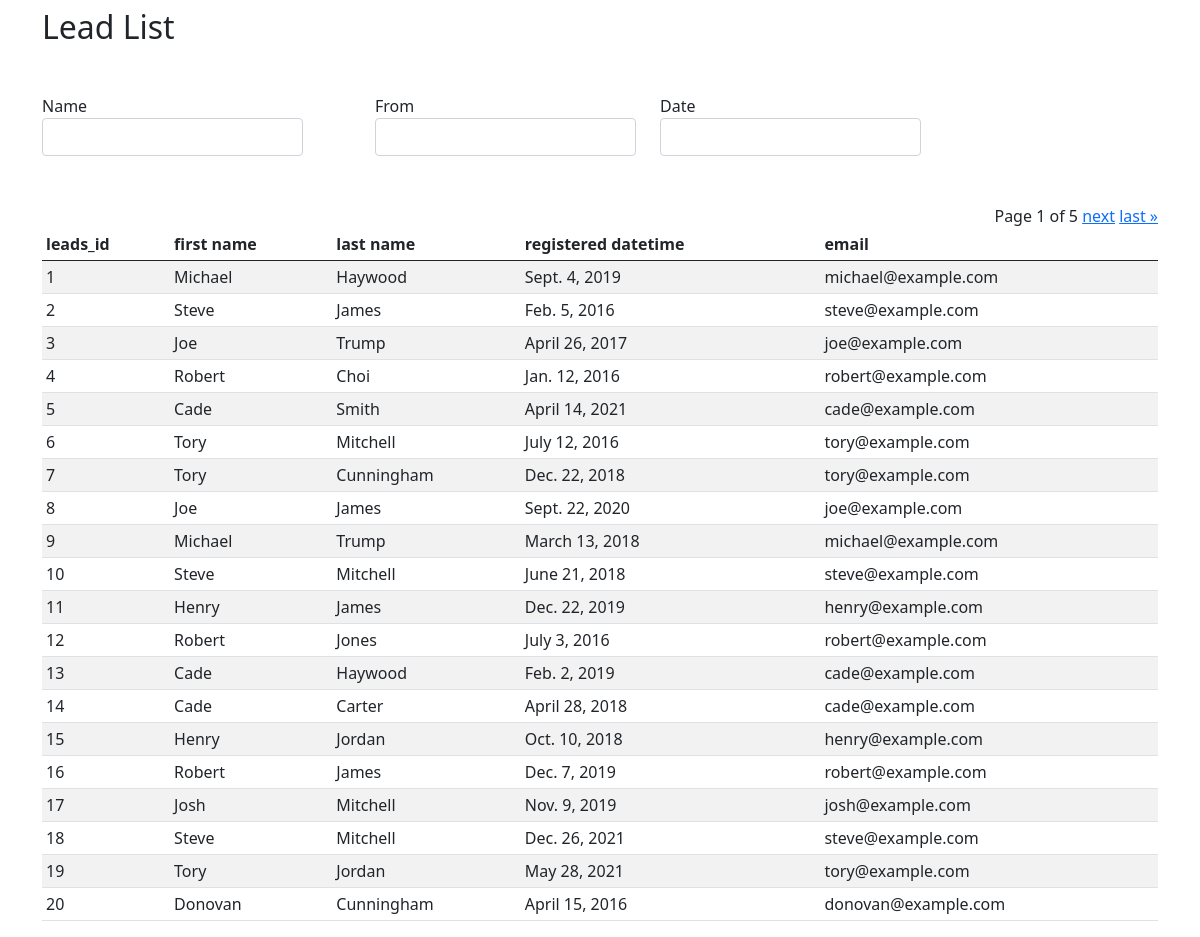
The page / on the database its author committed.
### leads_app/models.py (models this page shows)
class Lead(models.Model):
    first_name = models.CharField(max_length=50)
    last_name = models.CharField(max_length=100)
    email = models.CharField(max_length=255)
    registered_at = models.DateField()
    created_at = models.DateTimeField(auto_now_add=True)
    updated_at = models.DateTimeField(auto_now=True)

### leads_app/views.py (the view)
# urls.py: path('', LeadList.as_view(), name='index'),
class LeadList(ListView):
    template_name = 'index.html'
    paginate_by = 20
    model = Lead

### leads_app/templates/index.html (shortened to what this page needs)
<!DOCTYPE html>
<html lang="en">
<head>
    <link href="https://cdn.jsdelivr.net/npm/bootstrap@5.0.0-beta3/dist/css/bootstrap.min.css" rel="stylesheet">
    <link href = "https://code.jquery.com/ui/1.10.4/themes/ui-lightness/jquery-ui.css" rel="stylesheet">
    {% load static %}
</head>
<body>
    <div class="container pt-2">
        <h2>Lead List</h2>
        <div class="form-row row mt-5">
            <div class="form-group col-md-3">
                <form action="/name" method="POST">
                    <label for="name">Name</label>
                    <input type="text" class="form-control" id="inputName" name="name">
                </form>
            </div>
            <div class="form-group col-md-3 ms-5">
                <form action="/from_date" method="POST">
                    <label for="from_date">From</label>
                    <input type="text" id="datepicker" class="form-control inputFromDate" name="from_date">
                </form>
            </div>
            <div class="form-group col-md-3">
                <form action="/date" method="POST">
                    <label for="date">Date</label>
                    <input type="text" id="datepicker-2" class="form-control inputDate" name="date">
                </form>
            </div>
        </div>
        <div class="d-flex justify-content-end mt-5">
            <div class="pagination">
                <span class="step-links">
                    <span class="current">
                        Page {{ page_obj.number }} of {{ page_obj.paginator.num_pages }}
                    </span>
                    {% if page_obj.has_next %}
                        <a href="?page={{ page_obj.next_page_number }}">next</a>
                        <a href="?page={{ page_obj.paginator.num_pages }}">last &raquo;</a>
                    {% endif %}
                </span>
            </div>
        </div>
        <div class="table-responsive">
            <table class="table table-striped table-sm">
                <thead>
                    <tr>
                        <th>leads_id</th>
                        <th>first name</th>
                        <th>last name</th>
                        <th>registered datetime</th>
                        <th>email</th>
                    </tr>
                </thead>
                <tbody>
                    {% for lead in page_obj %}
                    <tr>
                        <td>{{lead.id}}</td>
                        <td>{{lead.first_name}}</td>
                        <td>{{lead.last_name}}</td>
                        <td>{{lead.registered_at}}</td>
                        <td>{{lead.email}}</td>
                    </tr>
                    {% endfor %}
                </tbody>
            </table>
        </div>
    </div>
</body>
</html>

### rows shown on the page
Lead: id "1", first_name "Michael", last_name "Haywood", registered_at "Sept. 4, 2019", email "michael@example.com"
Lead: id "2", first_name "Steve", last_name "James", registered_at "Feb. 5, 2016", email "steve@example.com"
Lead: id "3", first_name "Joe", last_name "Trump", registered_at "April 26, 2017", email "joe@example.com"
Lead: id "4", first_name "Robert", last_name "Choi", registered_at "Jan. 12, 2016", email "robert@example.com"
Lead: id "5", first_name "Cade", last_name "Smith", registered_at "April 14, 2021", email "cade@example.com"
Lead: id "6", first_name "Tory", last_name "Mitchell", registered_at "July 12, 2016", email "tory@example.com"
Lead: id "7", first_name "Tory", last_name "Cunningham", registered_at "Dec. 22, 2018", email "tory@example.com"
Lead: id "8", first_name "Joe", last_name "James", registered_at "Sept. 22, 2020", email "joe@example.com"
Lead: id "9", first_name "Michael", last_name "Trump", registered_at "March 13, 2018", email "michael@example.com"
Lead: id "10", first_name "Steve", last_name "Mitchell", registered_at "June 21, 2018", email "steve@example.com"
Lead: id "11", first_name "Henry", last_name "James", registered_at "Dec. 22, 2019", email "henry@example.com"
Lead: id "12", first_name "Robert", last_name "Jones", registered_at "July 3, 2016", email "robert@example.com"
Lead: id "13", first_name "Cade", last_name "Haywood", registered_at "Feb. 2, 2019", email "cade@example.com"
Lead: id "14", first_name "Cade", last_name "Carter", registered_at "April 28, 2018", email "cade@example.com"
Lead: id "15", first_name "Henry", last_name "Jordan", registered_at "Oct. 10, 2018", email "henry@example.com"
Lead: id "16", first_name "Robert", last_name "James", registered_at "Dec. 7, 2019", email "robert@example.com"
Lead: id "17", first_name "Josh", last_name "Mitchell", registered_at "Nov. 9, 2019", email "josh@example.com"
Lead: id "18", first_name "Steve", last_name "Mitchell", registered_at "Dec. 26, 2021", email "steve@example.com"
Lead: id "19", first_name "Tory", last_name "Jordan", registered_at "May 28, 2021", email "tory@example.com"
Lead: id "20", first_name "Donovan", last_name "Cunningham", registered_at "April 15, 2016", email "donovan@example.com"

### other values the page prints
{{ page_obj.number }} "1"
{{ page_obj.paginator.num_pages }} "5"
